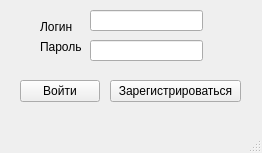
<?xml version="1.0" encoding="UTF-8"?>
<ui version="4.0">
 <class>MainWindow</class>
 <widget class="QMainWindow" name="MainWindow">
  <property name="geometry">
   <rect>
    <x>0</x>
    <y>0</y>
    <width>262</width>
    <height>153</height>
   </rect>
  </property>
  <property name="windowTitle">
   <string>MainWindow</string>
  </property>
  <widget class="QWidget" name="centralwidget">
   <widget class="QLineEdit" name="loginEdit">
    <property name="geometry">
     <rect>
      <x>90</x>
      <y>10</y>
      <width>113</width>
      <height>21</height>
     </rect>
    </property>
   </widget>
   <widget class="QLineEdit" name="passwordEdit">
    <property name="geometry">
     <rect>
      <x>90</x>
      <y>40</y>
      <width>113</width>
      <height>21</height>
     </rect>
    </property>
    <property name="echoMode">
     <enum>QLineEdit::Password</enum>
    </property>
   </widget>
   <widget class="QLabel" name="label">
    <property name="geometry">
     <rect>
      <x>40</x>
      <y>20</y>
      <width>47</width>
      <height>14</height>
     </rect>
    </property>
    <property name="text">
     <string>Логин</string>
    </property>
   </widget>
   <widget class="QLabel" name="label_2">
    <property name="geometry">
     <rect>
      <x>40</x>
      <y>40</y>
      <width>47</width>
      <height>14</height>
     </rect>
    </property>
    <property name="text">
     <string>Пароль</string>
    </property>
   </widget>
   <widget class="QPushButton" name="loginButton">
    <property name="geometry">
     <rect>
      <x>20</x>
      <y>80</y>
      <width>80</width>
      <height>22</height>
     </rect>
    </property>
    <property name="text">
     <string>Войти</string>
    </property>
   </widget>
   <widget class="QPushButton" name="signupButton">
    <property name="geometry">
     <rect>
      <x>110</x>
      <y>80</y>
      <width>131</width>
      <height>22</height>
     </rect>
    </property>
    <property name="text">
     <string>Зарегистрироваться</string>
    </property>
   </widget>
  </widget>
  <widget class="QMenuBar" name="menubar">
   <property name="geometry">
    <rect>
     <x>0</x>
     <y>0</y>
     <width>262</width>
     <height>21</height>
    </rect>
   </property>
  </widget>
  <widget class="QStatusBar" name="statusbar"/>
 </widget>
 <resources/>
 <connections/>
</ui>
